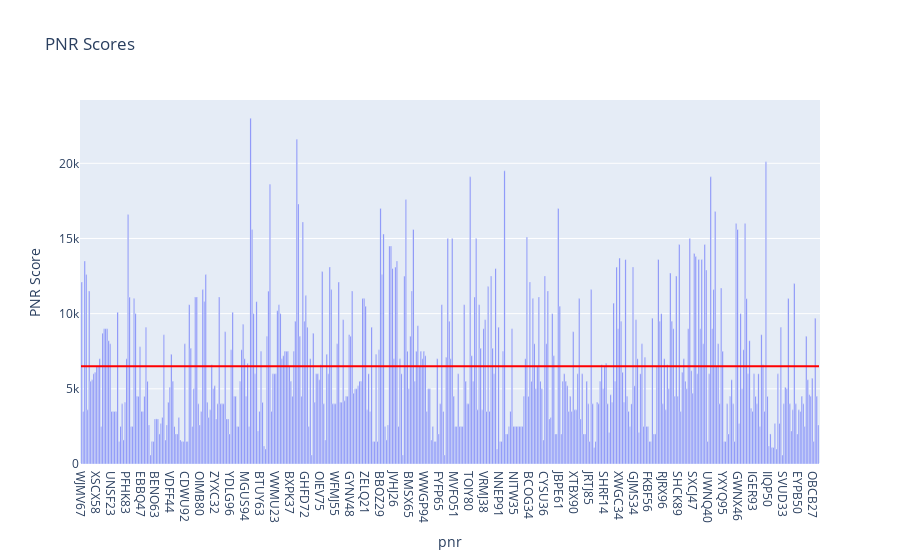

Here is the notebook cell this chart was saved with:
### Code cell
# plot for pnr_score distribution of cancelled flights-pnrs
mean_score = df["pnr_score"].mean()
std_dev_score = df["pnr_score"].std()
fig = px.bar(
    df, x="pnr", y="pnr_score", title="PNR Scores", labels={"pnr_score": "PNR Score"}
)
# Add mean and standard deviation annotations
fig.add_shape(
    type="line",
    x0=-0.5,
    x1=len(df) - 0.5,
    y0=mean_score,
    y1=mean_score,
    line=dict(color="red", width=2),
    name="Mean",
)
# Show the chart
print(mean_score, std_dev_score)
fig.show()

### Figure 1 — Plotly figure (JSON) as saved in the notebook; plotly's stock layout.template omitted (floating-point values rounded to 4 significant figures; data arrays with more than 128 entries replaced by an {"elided": "..."} marker saying what was removed)
{"data": [{"alignmentgroup": "True", "hovertemplate": "pnr=%{x}<br>PNR Score=%{y}<extra></extra>", "legendgroup": "", "marker": {"color": "#636efa", "pattern": {"shape": ""}}, "name": "", "offsetgroup": "", "orientation": "v", "showlegend": false, "textposition": "auto", "type": "bar", "x": {"elided": "494 str values"}, "xaxis": "x", "y": {"elided": "494 int values"}, "yaxis": "y"}], "layout": {"barmode": "relative", "legend": {"tracegroupgap": 0}, "shapes": [{"line": {"color": "red", "width": 2}, "name": "Mean", "type": "line", "x0": -0.5, "x1": 493.5, "y0": 6498.0, "y1": 6498.0}], "title": {"text": "PNR Scores"}, "xaxis": {"anchor": "y", "domain": [0, 1], "title": {"text": "pnr"}}, "yaxis": {"anchor": "x", "domain": [0, 1], "title": {"text": "PNR Score"}}}}
